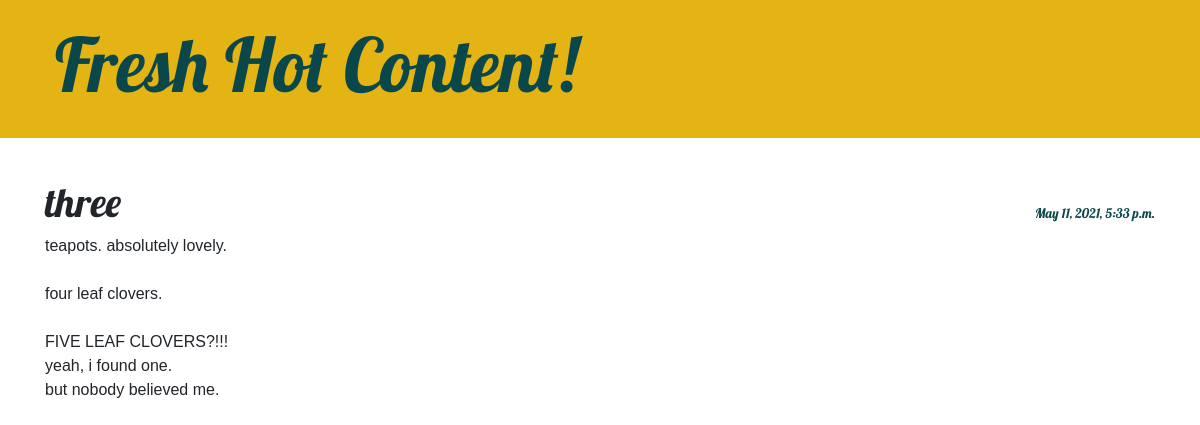
The app's page /post/3/, older data.
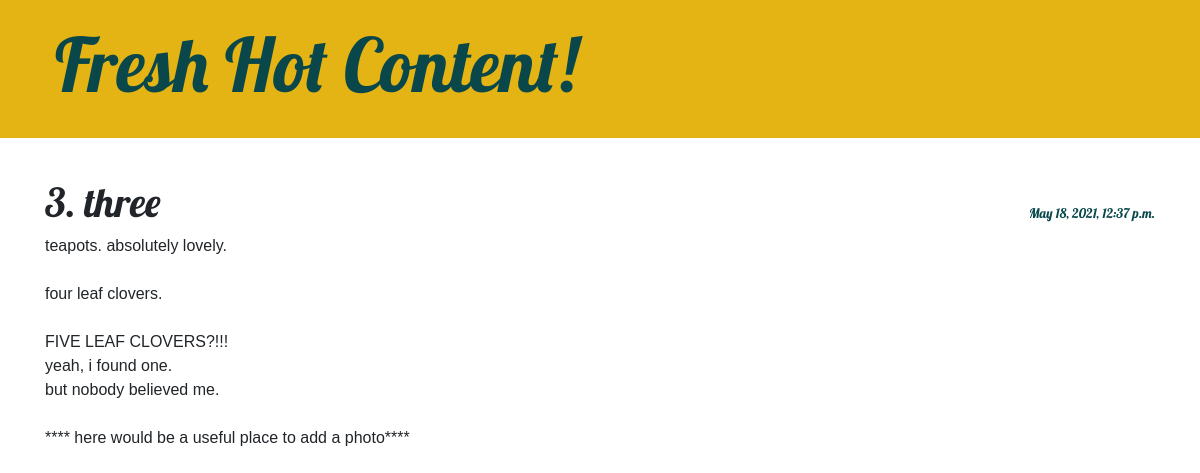
The same page, newer data.
### blog/models.py (models this page shows, shortened)
class Post(models.Model):
    author = models.ForeignKey(settings.AUTH_USER_MODEL, on_delete=models.CASCADE)
    title = models.CharField(max_length=200)
    text = models.TextField()
    created_date = models.DateTimeField(default=timezone.now)
    published_date = models.DateTimeField(blank=True, null=True)

### blog/views.py (the view)
# urls.py: path('post/<int:pk>/', views.post_detail, name='post_detail'),
def post_detail(request, pk):
    post = get_object_or_404(Post, pk=pk)
    return render(request, 'blog/post_detail.html', {'post': post})

### blog/templates/blog/post_detail.html (shortened to what this page needs)
{% extends 'blog/base.html' %}
{% block content %}
    <article class="post">
        {% if post.published_date %}
            <time class="date">
                {{ post.published_date }}
            </time>
        {% endif %}
        <h1>{{ post.title }}</h1>
        <p>{{ post.text|linebreaksbr }}</p>
    </article>
{% endblock %}

Row changes from the older to the newer data that the page shows:
changed Post: published_date "May 11, 2021, 5:33 p.m." → "May 18, 2021, 12:37 p.m."; title "three" → "3. three"; text "teapots. absolutely lovely. four leaf clovers. FIVE LEAF CLOVERS?!!! yeah, i found one. but nobody believed me." → "…but nobody believed me. **** here would be a useful place to add a photo****"
